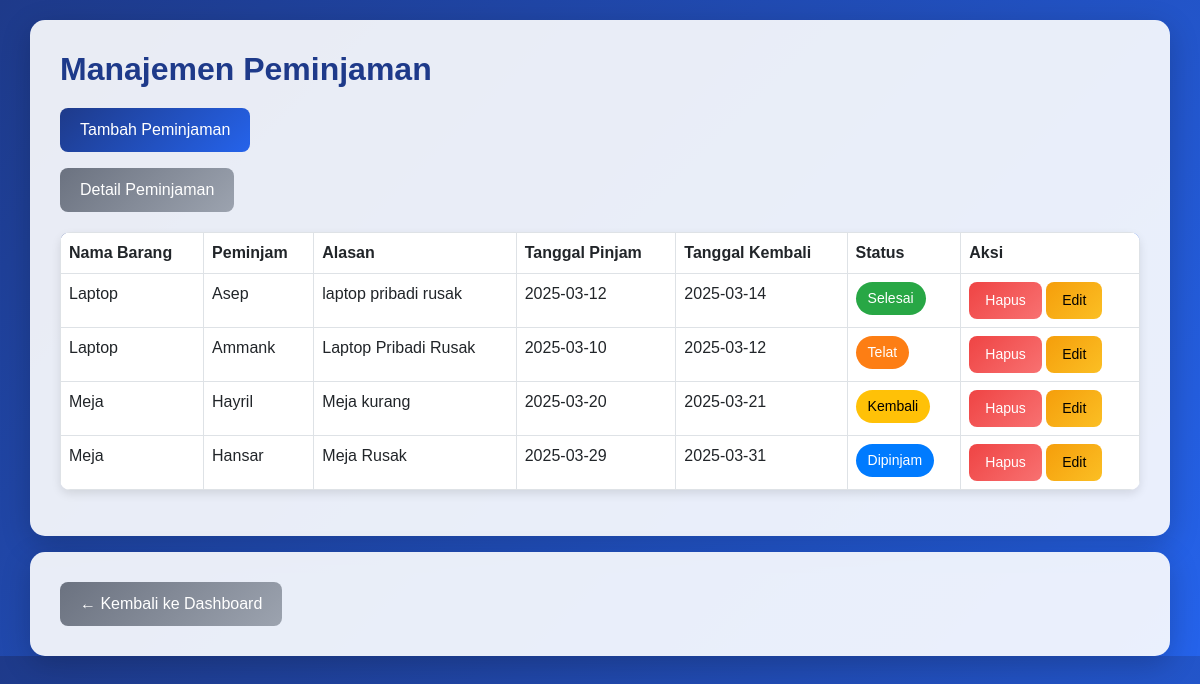
Screenshot of /peminjaman.php (signed in) with the database file from the repository.
### tables this page shows
CREATE TABLE `peminjaman` (
  `id_peminjaman` int(11) NOT NULL,
  `id_ruangan` int(11) DEFAULT NULL,
  `id_barang` int(11) NOT NULL,
  `tanggal_pinjam` date DEFAULT NULL,
  `tanggal_kembali` date DEFAULT NULL,
  `peminjam` varchar(100) NOT NULL,
  `alasan` text NOT NULL,
  `status_peminjaman` enum('Kembali','Selesai','Telat','Hilang','Dipinjam') DEFAULT 'Dipinjam',
  `id_detail_peminjaman` int(11) NOT NULL
);

CREATE TABLE `barang` (
  `id_barang` int(11) NOT NULL,
  `nama_barang` varchar(100) DEFAULT NULL,
  `harga_barang` decimal(10,2) DEFAULT NULL,
  `Total` int(11) DEFAULT NULL,
  `id_kategori` int(11) DEFAULT NULL,
  `stok_bagus` int(11) NOT NULL,
  `stok_rusak_ringan` int(10) NOT NULL,
  `stok_rusak_berat` int(11) NOT NULL
);

### peminjaman.php (the view, shortened to what this page needs)
<?php
include 'koneksi.php';
$result = mysqli_query($conn, "SELECT p.*, b.nama_barang
                               FROM peminjaman p
                               JOIN barang b ON p.id_barang = b.id_barang");
?>
<!DOCTYPE html>
<html lang="id">
<head>
    <link href="https://cdn.jsdelivr.net/npm/bootstrap@5.3.0/dist/css/bootstrap.min.css" rel="stylesheet">
    <link href="https://cdnjs.cloudflare.com/ajax/libs/font-awesome/6.4.2/css/all.min.css" rel="stylesheet">
</head>
<body>
    <div class="container">
        <h2>Manajemen Peminjaman</h2>
        <button class="btn btn-primary mb-3" data-bs-toggle="modal" data-bs-target="#tambahPeminjaman">Tambah Peminjaman</button>
        <br><a href="agregasi_peminjaman.php" class="btn btn-secondary">Detail Peminjaman</a>
        <table class="table table-bordered">
            <thead>
                <tr>
                    <th>Nama Barang</th>
                    <th>Peminjam</th>
                    <th>Alasan</th>
                    <th>Tanggal Pinjam</th>
                    <th>Tanggal Kembali</th>
                    <th>Status</th>
                    <th>Aksi</th>
                </tr>
            </thead>
            <tbody>
                <?php while ($row = mysqli_fetch_assoc($result)) { ?>
                <tr>
                    <td><?= $row['nama_barang'] ?></td>
                    <td><?= $row['peminjam'] ?></td>
                    <td><?= $row['alasan'] ?></td>
                    <td><?= $row['tanggal_pinjam'] ?></td>
                    <td><?= $row['tanggal_kembali'] ?></td>
                    <td>
                        <span class="status-badge status-<?= strtolower($row['status_peminjaman']) ?>">
                            <?= $row['status_peminjaman'] ?>
                        </span>
                    </td>
                    <td>
                        <a href="peminjaman.php?hapus=<?= $row['id_peminjaman'] ?>" class="btn btn-danger btn-sm" onclick="return confirm('Yakin ingin menghapus?');">Hapus</a>
                        <button class="btn btn-warning btn-sm" data-bs-toggle="modal" data-bs-target="#editPeminjaman<?= $row['id_peminjaman'] ?>">Edit</button>
                    </td>
                </tr>
                <?php } ?>
            </tbody>
        </table>
    </div>
    <div class="container mt-3">
        <a href="dashboard.php" class="btn btn-secondary">← Kembali ke Dashboard</a>
    </div>
</body>
</html>

### peminjaman.php (style rules this page uses)
body { background: linear-gradient(135deg, #1e3a8a, #2563eb); color: #fff; font-family: 'Poppins', sans-serif; }
.container { background: rgba(255, 255, 255, 0.9); border-radius: 15px; padding: 30px; box-shadow: 0 8px 30px rgba(0, 0, 0, 0.2); margin-top: 20px; animation: fadeIn 0.5s ease-in-out; }
h2 { color: #1e3a8a; font-weight: 600; margin-bottom: 20px; }
.btn-primary { background: linear-gradient(135deg, #1e3a8a, #2563eb); border: none; border-radius: 8px; padding: 10px 20px; font-size: 16px; transition: all 0.3s ease; }
.btn-secondary { background: linear-gradient(135deg, #6b7280, #9ca3af); border: none; border-radius: 8px; padding: 10px 20px; font-size: 16px; transition: all 0.3s ease; }
.btn-danger { background: linear-gradient(135deg, #ef4444, #f87171); border: none; border-radius: 8px; padding: 8px 16px; font-size: 14px; transition: all 0.3s ease; }
.btn-warning { background: linear-gradient(135deg, #f59e0b, #fbbf24); border: none; border-radius: 8px; padding: 8px 16px; font-size: 14px; transition: all 0.3s ease; }
.table { margin-top: 20px; border-radius: 10px; overflow: hidden; box-shadow: 0 4px 10px rgba(0, 0, 0, 0.1); }
.table thead { background: linear-gradient(135deg, #1e3a8a, #2563eb); color: white; }
.table tbody tr { transition: all 0.3s ease; }
.status-badge { padding: 6px 12px; border-radius: 8px; font-size: 14px; font-weight: 500; color: white; display: inline-block; }
.status-selesai { background: #28a745; border-radius:50px; }
.status-dipinjam { background: #007bff; border-radius:50px; }
.status-kembali { background: #ffc107; color: black; border-radius:50px; }
.status-telat { background: #fd7e14; border-radius:50px; }

### rows the page displays
peminjaman: id_barang.nama_barang "Laptop", peminjam "Asep", alasan "laptop pribadi rusak", tanggal_pinjam "2025-03-12", tanggal_kembali "2025-03-14", status_peminjaman "Selesai"
peminjaman: id_barang.nama_barang "Laptop", peminjam "Ammank", alasan "Laptop Pribadi Rusak", tanggal_pinjam "2025-03-10", tanggal_kembali "2025-03-12", status_peminjaman "Telat"
peminjaman: id_barang.nama_barang "Meja", peminjam "Hayril", alasan "Meja kurang", tanggal_pinjam "2025-03-20", tanggal_kembali "2025-03-21", status_peminjaman "Kembali"
peminjaman: id_barang.nama_barang "Meja", peminjam "Hansar", alasan "Meja Rusak", tanggal_pinjam "2025-03-29", tanggal_kembali "2025-03-31", status_peminjaman "Dipinjam"
